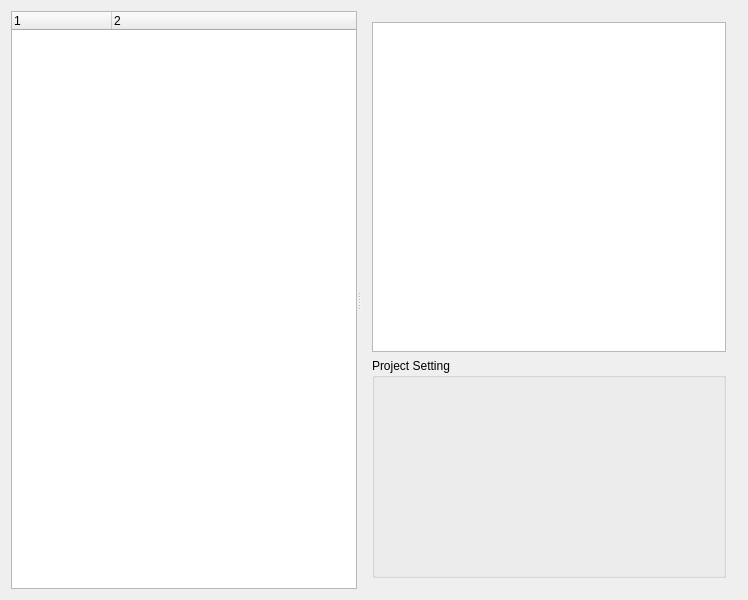
<?xml version="1.0" encoding="UTF-8"?>
<ui version="4.0">
 <class>CEditor</class>
 <widget class="QWidget" name="CEditor">
  <property name="windowModality">
   <enum>Qt::ApplicationModal</enum>
  </property>
  <property name="geometry">
   <rect>
    <x>0</x>
    <y>0</y>
    <width>748</width>
    <height>600</height>
   </rect>
  </property>
  <property name="windowTitle">
   <string>Property Editor</string>
  </property>
  <layout class="QHBoxLayout" name="horizontalLayout" stretch="6">
   <item>
    <widget class="QSplitter" name="splitter">
     <property name="orientation">
      <enum>Qt::Horizontal</enum>
     </property>
     <widget class="QTreeWidget" name="treeWidget">
      <property name="columnCount">
       <number>2</number>
      </property>
      <column>
       <property name="text">
        <string notr="true">1</string>
       </property>
      </column>
      <column>
       <property name="text">
        <string notr="true">2</string>
       </property>
      </column>
     </widget>
     <widget class="QWidget" name="layoutWidget">
      <layout class="QVBoxLayout" name="layout">
       <item>
        <widget class="QTextEdit" name="textEdit">
         <property name="minimumSize">
          <size>
           <width>220</width>
           <height>0</height>
          </size>
         </property>
         <property name="readOnly">
          <bool>true</bool>
         </property>
        </widget>
       </item>
       <item>
        <widget class="QGroupBox" name="groupBox">
         <property name="minimumSize">
          <size>
           <width>220</width>
           <height>220</height>
          </size>
         </property>
         <property name="title">
          <string>Project Setting</string>
         </property>
        </widget>
       </item>
      </layout>
     </widget>
    </widget>
   </item>
  </layout>
 </widget>
 <layoutdefault spacing="6" margin="11"/>
 <resources/>
 <connections>
  <connection>
   <sender>treeWidget</sender>
   <signal>currentItemChanged(QTreeWidgetItem*,QTreeWidgetItem*)</signal>
   <receiver>CEditor</receiver>
   <slot>slotItemChanged(QTreeWidgetItem*,QTreeWidgetItem*)</slot>
   <hints>
    <hint type="sourcelabel">
     <x>211</x>
     <y>281</y>
    </hint>
    <hint type="destinationlabel">
     <x>301</x>
     <y>281</y>
    </hint>
   </hints>
  </connection>
 </connections>
 <slots>
  <slot>slotItemChanged(QTreeWidgetItem*,QTreeWidgetItem*)</slot>
 </slots>
</ui>
